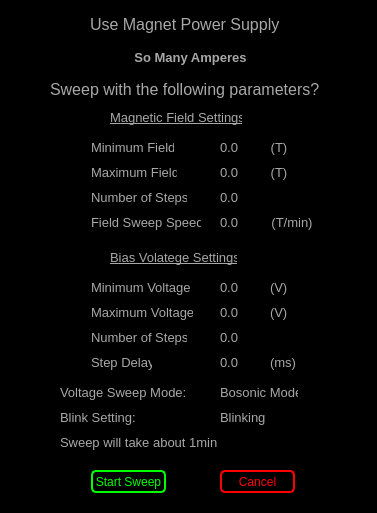
<?xml version="1.0" encoding="UTF-8"?>
<ui version="4.0">
 <class>sweepCheck</class>
 <widget class="QDialog" name="sweepCheck">
  <property name="geometry">
   <rect>
    <x>0</x>
    <y>0</y>
    <width>377</width>
    <height>513</height>
   </rect>
  </property>
  <property name="windowTitle">
   <string>Check Sweep Parameters</string>
  </property>
  <property name="styleSheet">
   <string notr="true">#sweepCheck{background-color: rgb(0, 0, 0);}</string>
  </property>
  <widget class="QLabel" name="label">
   <property name="geometry">
    <rect>
     <x>50</x>
     <y>80</y>
     <width>270</width>
     <height>19</height>
    </rect>
   </property>
   <property name="text">
    <string>&lt;html&gt;&lt;head/&gt;&lt;body&gt;&lt;p&gt;&lt;span style=&quot; font-size:12pt; color:#a8a8a8;&quot;&gt;Sweep with the following parameters?&lt;/span&gt;&lt;/p&gt;&lt;/body&gt;&lt;/html&gt;</string>
   </property>
  </widget>
  <widget class="QLabel" name="label_2">
   <property name="geometry">
    <rect>
     <x>270</x>
     <y>165</y>
     <width>18</width>
     <height>16</height>
    </rect>
   </property>
   <property name="text">
    <string>&lt;html&gt;&lt;head/&gt;&lt;body&gt;&lt;p&gt;&lt;span style=&quot; font-size:10pt; color:#a8a8a8;&quot;&gt;(T)&lt;/span&gt;&lt;/p&gt;&lt;/body&gt;&lt;/html&gt;</string>
   </property>
   <property name="alignment">
    <set>Qt::AlignCenter</set>
   </property>
  </widget>
  <widget class="QLabel" name="label_38">
   <property name="geometry">
    <rect>
     <x>91</x>
     <y>355</y>
     <width>61</width>
     <height>16</height>
    </rect>
   </property>
   <property name="text">
    <string>&lt;html&gt;&lt;head/&gt;&lt;body&gt;&lt;p&gt;&lt;span style=&quot; font-size:10pt; color:#a8a8a8;&quot;&gt;Step Delay&lt;/span&gt;&lt;/p&gt;&lt;/body&gt;&lt;/html&gt;</string>
   </property>
   <property name="alignment">
    <set>Qt::AlignCenter</set>
   </property>
  </widget>
  <widget class="QLabel" name="label_37">
   <property name="geometry">
    <rect>
     <x>91</x>
     <y>215</y>
     <width>110</width>
     <height>16</height>
    </rect>
   </property>
   <property name="text">
    <string>&lt;html&gt;&lt;head/&gt;&lt;body&gt;&lt;p&gt;&lt;span style=&quot; font-size:10pt; color:#a8a8a8;&quot;&gt;Field Sweep Speed&lt;/span&gt;&lt;/p&gt;&lt;/body&gt;&lt;/html&gt;</string>
   </property>
   <property name="alignment">
    <set>Qt::AlignCenter</set>
   </property>
  </widget>
  <widget class="QLabel" name="VoltMax">
   <property name="geometry">
    <rect>
     <x>91</x>
     <y>305</y>
     <width>102</width>
     <height>16</height>
    </rect>
   </property>
   <property name="text">
    <string>&lt;html&gt;&lt;head/&gt;&lt;body&gt;&lt;p&gt;&lt;span style=&quot; font-size:10pt; color:#a8a8a8;&quot;&gt;Maximum Voltage&lt;/span&gt;&lt;/p&gt;&lt;/body&gt;&lt;/html&gt;</string>
   </property>
   <property name="alignment">
    <set>Qt::AlignCenter</set>
   </property>
  </widget>
  <widget class="QLabel" name="biasMinValue">
   <property name="geometry">
    <rect>
     <x>220</x>
     <y>280</y>
     <width>25</width>
     <height>16</height>
    </rect>
   </property>
   <property name="text">
    <string>&lt;html&gt;&lt;head/&gt;&lt;body&gt;&lt;p&gt;&lt;span style=&quot; font-size:10pt; color:#a8a8a8;&quot;&gt;0.0&lt;/span&gt;&lt;/p&gt;&lt;/body&gt;&lt;/html&gt;</string>
   </property>
  </widget>
  <widget class="QLabel" name="biasIncValue">
   <property name="geometry">
    <rect>
     <x>220</x>
     <y>330</y>
     <width>55</width>
     <height>16</height>
    </rect>
   </property>
   <property name="text">
    <string>&lt;html&gt;&lt;head/&gt;&lt;body&gt;&lt;p&gt;&lt;span style=&quot; font-size:10pt; color:#a8a8a8;&quot;&gt;0.0&lt;/span&gt;&lt;/p&gt;&lt;/body&gt;&lt;/html&gt;</string>
   </property>
  </widget>
  <widget class="QLabel" name="fieldMaxValue">
   <property name="geometry">
    <rect>
     <x>220</x>
     <y>165</y>
     <width>25</width>
     <height>16</height>
    </rect>
   </property>
   <property name="palette">
    <palette>
     <active/>
     <inactive/>
     <disabled/>
    </palette>
   </property>
   <property name="text">
    <string>&lt;html&gt;&lt;head/&gt;&lt;body&gt;&lt;p&gt;&lt;span style=&quot; font-size:10pt; color:#a8a8a8;&quot;&gt;0.0&lt;/span&gt;&lt;/p&gt;&lt;/body&gt;&lt;/html&gt;</string>
   </property>
   <property name="alignment">
    <set>Qt::AlignLeading|Qt::AlignLeft|Qt::AlignVCenter</set>
   </property>
  </widget>
  <widget class="QLabel" name="biasMaxValue">
   <property name="geometry">
    <rect>
     <x>220</x>
     <y>305</y>
     <width>25</width>
     <height>16</height>
    </rect>
   </property>
   <property name="text">
    <string>&lt;html&gt;&lt;head/&gt;&lt;body&gt;&lt;p&gt;&lt;span style=&quot; font-size:10pt; color:#a8a8a8;&quot;&gt;0.0&lt;/span&gt;&lt;/p&gt;&lt;/body&gt;&lt;/html&gt;</string>
   </property>
  </widget>
  <widget class="QLabel" name="label_3">
   <property name="geometry">
    <rect>
     <x>270</x>
     <y>140</y>
     <width>18</width>
     <height>16</height>
    </rect>
   </property>
   <property name="text">
    <string>&lt;html&gt;&lt;head/&gt;&lt;body&gt;&lt;p&gt;&lt;span style=&quot; font-size:10pt; color:#a8a8a8;&quot;&gt;(T)&lt;/span&gt;&lt;/p&gt;&lt;/body&gt;&lt;/html&gt;</string>
   </property>
   <property name="alignment">
    <set>Qt::AlignCenter</set>
   </property>
  </widget>
  <widget class="QLabel" name="fieldSpeedValue">
   <property name="geometry">
    <rect>
     <x>220</x>
     <y>215</y>
     <width>25</width>
     <height>16</height>
    </rect>
   </property>
   <property name="text">
    <string>&lt;html&gt;&lt;head/&gt;&lt;body&gt;&lt;p&gt;&lt;span style=&quot; font-size:10pt; color:#a8a8a8;&quot;&gt;0.0&lt;/span&gt;&lt;/p&gt;&lt;/body&gt;&lt;/html&gt;</string>
   </property>
   <property name="alignment">
    <set>Qt::AlignLeading|Qt::AlignLeft|Qt::AlignVCenter</set>
   </property>
  </widget>
  <widget class="QLabel" name="VoltInc">
   <property name="geometry">
    <rect>
     <x>91</x>
     <y>330</y>
     <width>96</width>
     <height>16</height>
    </rect>
   </property>
   <property name="text">
    <string>&lt;html&gt;&lt;head/&gt;&lt;body&gt;&lt;p&gt;&lt;span style=&quot; font-size:10pt; color:#a8a8a8;&quot;&gt;Number of Steps&lt;/span&gt;&lt;/p&gt;&lt;/body&gt;&lt;/html&gt;</string>
   </property>
   <property name="alignment">
    <set>Qt::AlignCenter</set>
   </property>
  </widget>
  <widget class="QLabel" name="MaxField">
   <property name="geometry">
    <rect>
     <x>91</x>
     <y>165</y>
     <width>86</width>
     <height>16</height>
    </rect>
   </property>
   <property name="text">
    <string>&lt;html&gt;&lt;head/&gt;&lt;body&gt;&lt;p&gt;&lt;span style=&quot; font-size:10pt; color:#a8a8a8;&quot;&gt;Maximum Field&lt;/span&gt;&lt;/p&gt;&lt;/body&gt;&lt;/html&gt;</string>
   </property>
   <property name="alignment">
    <set>Qt::AlignCenter</set>
   </property>
  </widget>
  <widget class="QLabel" name="label_13">
   <property name="geometry">
    <rect>
     <x>270</x>
     <y>215</y>
     <width>44</width>
     <height>16</height>
    </rect>
   </property>
   <property name="text">
    <string>&lt;html&gt;&lt;head/&gt;&lt;body&gt;&lt;p&gt;&lt;span style=&quot; font-size:10pt; color:#a8a8a8;&quot;&gt;(T/min)&lt;/span&gt;&lt;/p&gt;&lt;/body&gt;&lt;/html&gt;</string>
   </property>
   <property name="alignment">
    <set>Qt::AlignCenter</set>
   </property>
  </widget>
  <widget class="QLabel" name="VoltMin">
   <property name="geometry">
    <rect>
     <x>91</x>
     <y>280</y>
     <width>99</width>
     <height>16</height>
    </rect>
   </property>
   <property name="text">
    <string>&lt;html&gt;&lt;head/&gt;&lt;body&gt;&lt;p&gt;&lt;span style=&quot; font-size:10pt; color:#a8a8a8;&quot;&gt;Minimum Voltage&lt;/span&gt;&lt;/p&gt;&lt;/body&gt;&lt;/html&gt;</string>
   </property>
   <property name="alignment">
    <set>Qt::AlignCenter</set>
   </property>
  </widget>
  <widget class="QLabel" name="fieldIncValue">
   <property name="geometry">
    <rect>
     <x>220</x>
     <y>190</y>
     <width>61</width>
     <height>16</height>
    </rect>
   </property>
   <property name="text">
    <string>&lt;html&gt;&lt;head/&gt;&lt;body&gt;&lt;p&gt;&lt;span style=&quot; font-size:10pt; color:#a8a8a8;&quot;&gt;0.0&lt;/span&gt;&lt;/p&gt;&lt;/body&gt;&lt;/html&gt;</string>
   </property>
   <property name="alignment">
    <set>Qt::AlignLeading|Qt::AlignLeft|Qt::AlignVCenter</set>
   </property>
  </widget>
  <widget class="QLabel" name="label_8">
   <property name="geometry">
    <rect>
     <x>270</x>
     <y>355</y>
     <width>27</width>
     <height>16</height>
    </rect>
   </property>
   <property name="text">
    <string>&lt;html&gt;&lt;head/&gt;&lt;body&gt;&lt;p&gt;&lt;span style=&quot; font-size:10pt; color:#a8a8a8;&quot;&gt;(ms)&lt;/span&gt;&lt;/p&gt;&lt;/body&gt;&lt;/html&gt;</string>
   </property>
  </widget>
  <widget class="QLabel" name="biasSpeedValue">
   <property name="geometry">
    <rect>
     <x>220</x>
     <y>355</y>
     <width>25</width>
     <height>16</height>
    </rect>
   </property>
   <property name="text">
    <string>&lt;html&gt;&lt;head/&gt;&lt;body&gt;&lt;p&gt;&lt;span style=&quot; font-size:10pt; color:#a8a8a8;&quot;&gt;0.0&lt;/span&gt;&lt;/p&gt;&lt;/body&gt;&lt;/html&gt;</string>
   </property>
  </widget>
  <widget class="QLabel" name="FieldInc">
   <property name="geometry">
    <rect>
     <x>91</x>
     <y>190</y>
     <width>96</width>
     <height>16</height>
    </rect>
   </property>
   <property name="text">
    <string>&lt;html&gt;&lt;head/&gt;&lt;body&gt;&lt;p&gt;&lt;span style=&quot; font-size:10pt; color:#a8a8a8;&quot;&gt;Number of Steps&lt;/span&gt;&lt;/p&gt;&lt;/body&gt;&lt;/html&gt;</string>
   </property>
   <property name="alignment">
    <set>Qt::AlignCenter</set>
   </property>
  </widget>
  <widget class="QLabel" name="label_7">
   <property name="geometry">
    <rect>
     <x>270</x>
     <y>280</y>
     <width>18</width>
     <height>16</height>
    </rect>
   </property>
   <property name="text">
    <string>&lt;html&gt;&lt;head/&gt;&lt;body&gt;&lt;p&gt;&lt;span style=&quot; font-size:10pt; color:#a8a8a8;&quot;&gt;(V)&lt;/span&gt;&lt;/p&gt;&lt;/body&gt;&lt;/html&gt;</string>
   </property>
  </widget>
  <widget class="QLabel" name="label_5">
   <property name="geometry">
    <rect>
     <x>270</x>
     <y>305</y>
     <width>18</width>
     <height>16</height>
    </rect>
   </property>
   <property name="text">
    <string>&lt;html&gt;&lt;head/&gt;&lt;body&gt;&lt;p&gt;&lt;span style=&quot; font-size:10pt; color:#a8a8a8;&quot;&gt;(V)&lt;/span&gt;&lt;/p&gt;&lt;/body&gt;&lt;/html&gt;</string>
   </property>
  </widget>
  <widget class="QLabel" name="MinField">
   <property name="geometry">
    <rect>
     <x>91</x>
     <y>140</y>
     <width>83</width>
     <height>16</height>
    </rect>
   </property>
   <property name="text">
    <string>&lt;html&gt;&lt;head/&gt;&lt;body&gt;&lt;p&gt;&lt;span style=&quot; font-size:10pt; color:#a8a8a8;&quot;&gt;Minimum Field&lt;/span&gt;&lt;/p&gt;&lt;/body&gt;&lt;/html&gt;</string>
   </property>
   <property name="alignment">
    <set>Qt::AlignCenter</set>
   </property>
  </widget>
  <widget class="QLabel" name="fieldMinValue">
   <property name="geometry">
    <rect>
     <x>220</x>
     <y>140</y>
     <width>25</width>
     <height>16</height>
    </rect>
   </property>
   <property name="text">
    <string>&lt;html&gt;&lt;head/&gt;&lt;body&gt;&lt;p&gt;&lt;span style=&quot; font-size:10pt; color:#a8a8a8;&quot;&gt;0.0&lt;/span&gt;&lt;/p&gt;&lt;/body&gt;&lt;/html&gt;</string>
   </property>
   <property name="alignment">
    <set>Qt::AlignLeading|Qt::AlignLeft|Qt::AlignVCenter</set>
   </property>
  </widget>
  <widget class="QLabel" name="FieldSet">
   <property name="geometry">
    <rect>
     <x>110</x>
     <y>110</y>
     <width>132</width>
     <height>16</height>
    </rect>
   </property>
   <property name="text">
    <string>&lt;html&gt;&lt;head/&gt;&lt;body&gt;&lt;p&gt;&lt;span style=&quot; font-size:10pt; text-decoration: underline; color:#a8a8a8;&quot;&gt;Magnetic Field Settings&lt;/span&gt;&lt;/p&gt;&lt;/body&gt;&lt;/html&gt;</string>
   </property>
  </widget>
  <widget class="QLabel" name="VoltSet">
   <property name="geometry">
    <rect>
     <x>110</x>
     <y>250</y>
     <width>127</width>
     <height>16</height>
    </rect>
   </property>
   <property name="text">
    <string>&lt;html&gt;&lt;head/&gt;&lt;body&gt;&lt;p&gt;&lt;span style=&quot; font-size:10pt; text-decoration: underline; color:#a8a8a8;&quot;&gt;Bias Volatege Settings&lt;/span&gt;&lt;/p&gt;&lt;/body&gt;&lt;/html&gt;</string>
   </property>
  </widget>
  <widget class="QLabel" name="sweepTime">
   <property name="geometry">
    <rect>
     <x>60</x>
     <y>435</y>
     <width>261</width>
     <height>16</height>
    </rect>
   </property>
   <property name="text">
    <string>&lt;html&gt;&lt;head/&gt;&lt;body&gt;&lt;p&gt;&lt;span style=&quot; font-size:10pt; color:#a8a8a8;&quot;&gt;Sweep will take about 1min&lt;/span&gt;&lt;/p&gt;&lt;/body&gt;&lt;/html&gt;</string>
   </property>
  </widget>
  <widget class="QPushButton" name="startSweepReally">
   <property name="geometry">
    <rect>
     <x>91</x>
     <y>470</y>
     <width>75</width>
     <height>23</height>
    </rect>
   </property>
   <property name="styleSheet">
    <string notr="true">QPushButton:pressed#startSweepReally{
color: rgb(95,107,166);
background-color:rgb(168,168,168);
border: 1px solid rgb(95,107,166);
border-radius: 5px
}

QPushButton#startSweepReally{
color: rgb(0,255,0);
background-color:rgb(0,0,0);
border: 2px solid rgb(0,255,0);
border-radius: 5px
}</string>
   </property>
   <property name="text">
    <string>Start Sweep</string>
   </property>
  </widget>
  <widget class="QToolButton" name="beIndecisive">
   <property name="geometry">
    <rect>
     <x>220</x>
     <y>470</y>
     <width>75</width>
     <height>23</height>
    </rect>
   </property>
   <property name="styleSheet">
    <string notr="true">QToolButton:pressed#beIndecisive{
color: rgb(95,107,166);
background-color:rgb(168,168,168);
border: 1px solid rgb(95,107,166);
border-radius: 5px
}

QToolButton#beIndecisive{
color: rgb(255,0, 0);
background-color:rgb(0,0,0);
border: 2px solid  rgb(255,0, 0);
border-radius: 5px
}</string>
   </property>
   <property name="text">
    <string>Cancel</string>
   </property>
  </widget>
  <widget class="QLabel" name="label_9">
   <property name="geometry">
    <rect>
     <x>60</x>
     <y>385</y>
     <width>126</width>
     <height>16</height>
    </rect>
   </property>
   <property name="text">
    <string>&lt;html&gt;&lt;head/&gt;&lt;body&gt;&lt;p&gt;&lt;span style=&quot; font-size:10pt; color:#a8a8a8;&quot;&gt;Voltage Sweep Mode:&lt;/span&gt;&lt;/p&gt;&lt;/body&gt;&lt;/html&gt;</string>
   </property>
  </widget>
  <widget class="QLabel" name="sweepModeSetting">
   <property name="geometry">
    <rect>
     <x>220</x>
     <y>385</y>
     <width>78</width>
     <height>16</height>
    </rect>
   </property>
   <property name="text">
    <string>&lt;html&gt;&lt;head/&gt;&lt;body&gt;&lt;p&gt;&lt;span style=&quot; font-size:10pt; color:#a8a8a8;&quot;&gt;Bosonic Mode&lt;/span&gt;&lt;/p&gt;&lt;/body&gt;&lt;/html&gt;</string>
   </property>
  </widget>
  <widget class="QLabel" name="blinkOrNot">
   <property name="geometry">
    <rect>
     <x>220</x>
     <y>410</y>
     <width>150</width>
     <height>16</height>
    </rect>
   </property>
   <property name="text">
    <string>&lt;html&gt;&lt;head/&gt;&lt;body&gt;&lt;p&gt;&lt;span style=&quot; font-size:10pt; color:#a8a8a8;&quot;&gt;Blinking&lt;/span&gt;&lt;/p&gt;&lt;/body&gt;&lt;/html&gt;</string>
   </property>
  </widget>
  <widget class="QLabel" name="label_11">
   <property name="geometry">
    <rect>
     <x>60</x>
     <y>410</y>
     <width>75</width>
     <height>16</height>
    </rect>
   </property>
   <property name="text">
    <string>&lt;html&gt;&lt;head/&gt;&lt;body&gt;&lt;p&gt;&lt;span style=&quot; font-size:10pt; color:#a8a8a8;&quot;&gt;Blink Setting:&lt;/span&gt;&lt;/p&gt;&lt;/body&gt;&lt;/html&gt;</string>
   </property>
  </widget>
  <widget class="QLabel" name="label_4">
   <property name="geometry">
    <rect>
     <x>90</x>
     <y>15</y>
     <width>190</width>
     <height>19</height>
    </rect>
   </property>
   <property name="text">
    <string>&lt;html&gt;&lt;head/&gt;&lt;body&gt;&lt;p&gt;&lt;span style=&quot; font-size:12pt; color:#a8a8a8;&quot;&gt;Use Magnet Power Supply:&lt;/span&gt;&lt;/p&gt;&lt;/body&gt;&lt;/html&gt;</string>
   </property>
  </widget>
  <widget class="QLabel" name="magnetPowerSupply">
   <property name="geometry">
    <rect>
     <x>65</x>
     <y>50</y>
     <width>251</width>
     <height>16</height>
    </rect>
   </property>
   <property name="text">
    <string>&lt;html&gt;&lt;head/&gt;&lt;body&gt;&lt;p&gt;&lt;span style=&quot; font-size:10pt; font-weight:600; color:#a8a8a8;&quot;&gt;So Many Amperes&lt;/span&gt;&lt;/p&gt;&lt;/body&gt;&lt;/html&gt;</string>
   </property>
   <property name="alignment">
    <set>Qt::AlignCenter</set>
   </property>
  </widget>
 </widget>
 <resources/>
 <connections/>
</ui>
